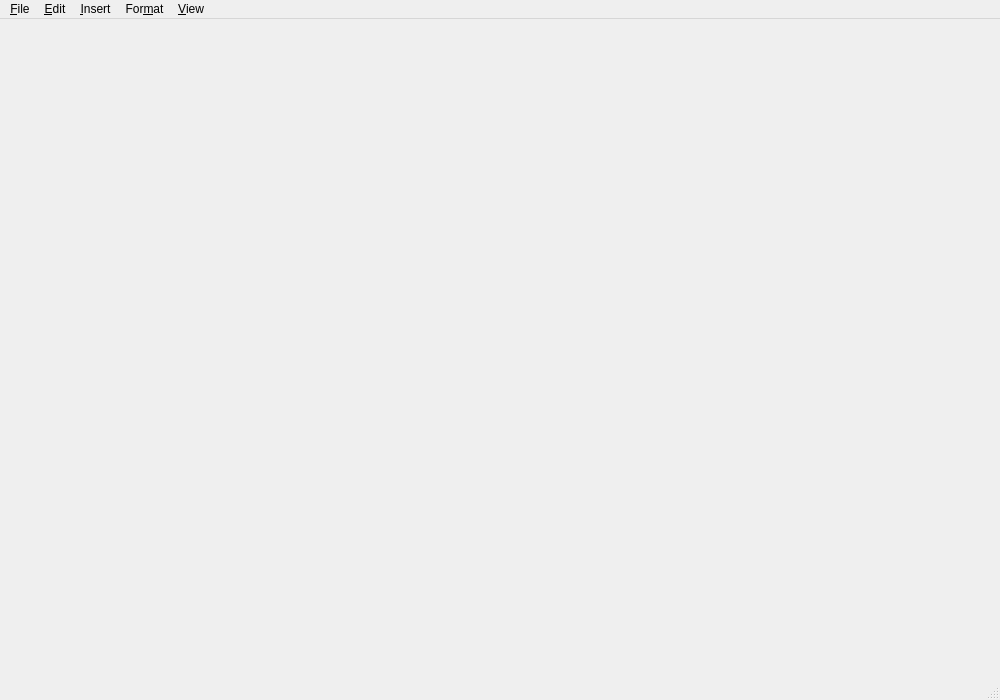
<?xml version="1.0" encoding="UTF-8"?>
<ui version="4.0">
 <class>MainWindow</class>
 
 <widget class="QMainWindow" name="MainWindow">
  <property name="geometry">
   <rect>
    <x>0</x>
    <y>0</y>
    <width>1000</width>
    <height>700</height>
   </rect>
  </property>
  <property name="windowTitle">
   <string>PageEditor</string>
  </property>
  <property name="iconSize">
   <size>
    <width>48</width>
    <height>48</height>
   </size>
  </property>
  <property name="toolButtonStyle">
   <enum>Qt::ToolButtonIconOnly</enum>
  </property>
  
  <widget class="QWidget" name="centralwidget">
   <property name="layoutDirection">
    <enum>Qt::LeftToRight</enum>
   </property>
   <layout class="QVBoxLayout" name="verticalLayout">
    <property name="spacing">
     <number>0</number>
    </property>
    <property name="leftMargin">
     <number>0</number>
    </property>
    <property name="topMargin">
     <number>0</number>
    </property>
    <property name="rightMargin">
     <number>0</number>
    </property>
    <property name="bottomMargin">
     <number>0</number>
    </property>
   </layout>
  </widget>

  <widget class="QMenuBar" name="menubar">
   <property name="geometry">
    <rect>
     <x>0</x>
     <y>0</y>
     <width>1000</width>
     <height>22</height>
    </rect>
   </property>

   <widget class="QMenu" name="menuFile">
    <property name="title">
     <string>&amp;File</string>
    </property>
    <addaction name="actionOpen"/>
    <addaction name="actionSave"/>
    <addaction name="actionExit"/>
    <addaction name="actionPreferences"/>
   </widget>
   
   <widget class="QMenu" name="menuEdit">
    <property name="title">
     <string>&amp;Edit</string>
    </property>
    <addaction name="actionUndo"/>
    <addaction name="actionRedo"/>
    <addaction name="separator"/>
    <addaction name="actionCut"/>
    <addaction name="actionCopy"/>
    <addaction name="actionPaste"/>
    <addaction name="actionSelectAll" />
   </widget>
   
   <widget class="QMenu" name="menuInsert">
    <property name="title">
     <string>&amp;Insert</string>
    </property>
    <addaction name="actionInsertSGFSectionMarker"/>
    <addaction name="actionInsertSpecialCharacter"/>
    <addaction name="separator"/>
    <addaction name="actionInsertBulletedList"/>
    <addaction name="actionInsertNumberedList"/>
   </widget>
   
   <widget class="QMenu" name="menuFormat">
    <property name="title">
     <string>For&amp;mat</string>
    </property>
    
    <widget class="QMenu" name="menuHeadings">
     <property name="title">
      <string>&amp;Heading</string>
     </property>
     <addaction name="actionHeading1"/>
     <addaction name="actionHeading2"/>
     <addaction name="actionHeading3"/>
     <addaction name="actionHeading4"/>
     <addaction name="actionHeading5"/>
     <addaction name="actionHeading6"/>
     <addaction name="actionHeadingNormal"/>
     <addaction name="separator"/>
     <addaction name="actionHeadingPreserveAttributes"/>
    </widget>
    
    <addaction name="menuHeadings"/>
    <addaction name="separator"/>
    <addaction name="actionBold"/>
    <addaction name="actionItalic"/>
    <addaction name="actionUnderline"/>
    <addaction name="actionStrikethrough"/>
    <addaction name="actionSubscript"/>
    <addaction name="actionSuperscript"/>
    <addaction name="separator"/>
    <addaction name="actionAlignLeft"/>
    <addaction name="actionAlignCenter"/>
    <addaction name="actionAlignRight"/>
    <addaction name="actionAlignJustify"/>
    <addaction name="separator"/>
    <addaction name="actionDecreaseIndent"/>
    <addaction name="actionIncreaseIndent"/>
   </widget>
   
   <widget class="QMenu" name="menuView">
    <property name="title">
     <string>&amp;View</string>
    </property>
    <addaction name="actionZoomIn"/>
    <addaction name="actionZoomOut"/>
    <addaction name="actionZoomReset"/>
   </widget>
   
   <addaction name="menuFile"/>
   <addaction name="menuEdit"/>
   <addaction name="menuInsert"/>
   <addaction name="menuFormat"/>
   <addaction name="menuView"/>
  </widget>

  <widget class="QStatusBar" name="statusbar"/>

  <action name="actionSave">
   <property name="icon">
    <iconset resource="./icons/icons.qrc">
     <normaloff>:/icons/document-save_48px.png</normaloff>:/icons/document-save_48px.png</iconset>
   </property>
   <property name="text">
    <string>&amp;Save</string>
   </property>
   <property name="toolTip">
    <string>Save the current book.</string>
   </property>
   <property name="shortcut">
    <string>Ctrl+S</string>
   </property>
  </action>
  
  <action name="actionCut">
   <property name="icon">
    <iconset resource="./icons/icons.qrc">
     <normaloff>:/icons/edit-cut_48px.png</normaloff>:/icons/edit-cut_48px.png</iconset>
   </property>
   <property name="text">
    <string>Cu&amp;t</string>
   </property>
   <property name="toolTip">
    <string>Cuts the selected text from the document and puts it on the clipboard.</string>
   </property>
  </action>
  
  <action name="actionPaste">
   <property name="icon">
    <iconset resource="./icons/icons.qrc">
     <normaloff>:/icons/edit-paste_48px.png</normaloff>:/icons/edit-paste_48px.png</iconset>
   </property>
   <property name="text">
    <string>&amp;Paste</string>
   </property>
   <property name="toolTip">
    <string>Pastes the content from the clipboard into the book.</string>
   </property>
  </action>  
  
  <action name="actionUndo">
   <property name="icon">
    <iconset resource="./icons/icons.qrc">
     <normaloff>:/icons/edit-undo_48px.png</normaloff>:/icons/edit-undo_48px.png</iconset>
   </property>
   <property name="text">
    <string>&amp;Undo</string>
   </property>
   <property name="toolTip">
    <string>Reverts the changes of the previous operation.</string>
   </property>
   <property name="shortcut">
    <string>Ctrl+Z</string>
   </property>
  </action>
  
  <action name="actionRedo">
   <property name="icon">
    <iconset resource="./icons/icons.qrc">
     <normaloff>:/icons/edit-redo_48px.png</normaloff>:/icons/edit-redo_48px.png</iconset>
   </property>
   <property name="text">
    <string>&amp;Redo</string>
   </property>
   <property name="toolTip">
    <string>Restores the changes reverted by the previous Undo action.</string>
   </property>
   <property name="shortcut">
    <string>Ctrl+Y</string>
   </property>
  </action>
  
  <action name="actionCopy">
   <property name="icon">
    <iconset resource="./icons/icons.qrc">
     <normaloff>:/icons/edit-copy_48px.png</normaloff>:/icons/edit-copy_48px.png</iconset>
   </property>
   <property name="text">
    <string>&amp;Copy</string>
   </property>
   <property name="toolTip">
    <string>Copies the selected text and puts it on the clipboard.</string>
   </property>
  </action>

  <action name="actionAlignLeft">
   <property name="checkable">
    <bool>true</bool>
   </property>
   <property name="icon">
    <iconset resource="./icons/icons.qrc">
     <normaloff>:/icons/format-justify-left_48px.png</normaloff>:/icons/format-justify-left_48px.png</iconset>
   </property>
   <property name="text">
    <string>Align &amp;Left</string>
   </property>
   <property name="toolTip">
    <string>Align the paragraph to the left.</string>
   </property>
  </action>
  
  
  <action name="actionAlignRight">
   <property name="checkable">
    <bool>true</bool>
   </property>
   <property name="icon">
    <iconset resource="./icons/icons.qrc">
     <normaloff>:/icons/format-justify-right_48px.png</normaloff>:/icons/format-justify-right_48px.png</iconset>
   </property>
   <property name="text">
    <string>Align &amp;Right</string>
   </property>
   <property name="toolTip">
    <string>Align the paragraph to the right.</string>
   </property>
  </action>
  
  <action name="actionAlignCenter">
   <property name="checkable">
    <bool>true</bool>
   </property>
   <property name="icon">
    <iconset resource="./icons/icons.qrc">
     <normaloff>:/icons/format-justify-center_48px.png</normaloff>:/icons/format-justify-center_48px.png</iconset>
   </property>
   <property name="text">
    <string>&amp;Center</string>
   </property>
   <property name="toolTip">
    <string>Center the paragraph.</string>
   </property>
   <property name="shortcut">
    <string>Ctrl+E</string>
   </property>
  </action>
  
  <action name="actionAlignJustify">
   <property name="checkable">
    <bool>true</bool>
   </property>
   <property name="icon">
    <iconset resource="./icons/icons.qrc">
     <normaloff>:/icons/format-justify-fill_48px.png</normaloff>:/icons/format-justify-fill_48px.png</iconset>
   </property>
   <property name="text">
    <string>&amp;Justify</string>
   </property>
   <property name="toolTip">
    <string>Align the paragraph to both the left and right margins.</string>
   </property>
   <property name="shortcut">
    <string>Ctrl+J</string>
   </property>
  </action>
  
  <action name="actionBold">
   <property name="checkable">
    <bool>true</bool>
   </property>
   <property name="icon">
    <iconset resource="./icons/icons.qrc">
     <normaloff>:/icons/format-text-bold_48px.png</normaloff>:/icons/format-text-bold_48px.png</iconset>
   </property>
   <property name="text">
    <string>&amp;Bold</string>
   </property>
   <property name="toolTip">
    <string>Make the selected text bold.</string>
   </property>
   <property name="shortcut">
    <string>Ctrl+B</string>
   </property>
  </action>
  
  <action name="actionItalic">
   <property name="checkable">
    <bool>true</bool>
   </property>
   <property name="icon">
    <iconset resource="./icons/icons.qrc">
     <normaloff>:/icons/format-text-italic_48px.png</normaloff>:/icons/format-text-italic_48px.png</iconset>
   </property>
   <property name="text">
    <string>&amp;Italic</string>
   </property>
   <property name="toolTip">
    <string>Make the selected text italic.</string>
   </property>
   <property name="shortcut">
    <string>Ctrl+I</string>
   </property>
  </action>

  <action name="actionOpen">
   <property name="icon">
    <iconset resource="./icons/icons.qrc">
     <normaloff>:/icons/document-open_48px.png</normaloff>:/icons/document-open_48px.png</iconset>
   </property>
   <property name="text">
    <string>&amp;Open...</string>
   </property>
   <property name="toolTip">
    <string>Open a book from disk.</string>
   </property>
   <property name="shortcut">
    <string>Ctrl+O</string>
   </property>
  </action>
  
  
  <action name="actionUnderline">
   <property name="checkable">
    <bool>true</bool>
   </property>
   <property name="icon">
    <iconset resource="./icons/icons.qrc">
     <normaloff>:/icons/format-text-underline_48px.png</normaloff>:/icons/format-text-underline_48px.png</iconset>
   </property>
   <property name="text">
    <string>&amp;Underline</string>
   </property>
   <property name="toolTip">
    <string>Underline the selected text.</string>
   </property>
   <property name="shortcut">
    <string>Ctrl+U</string>
   </property>
  </action>

  <action name="actionExit">
   <property name="icon">
    <iconset resource="./icons/icons.qrc">
     <normaloff>:/icons/process-stop_48px.png</normaloff>:/icons/process-stop_48px.png</iconset>
   </property>
   <property name="text">
    <string>&amp;Quit</string>
   </property>
   <property name="toolTip">
    <string>Quit</string>
   </property>
   <property name="shortcut">
    <string>Ctrl+Q</string>
   </property>
  </action>

  <action name="actionInsertSpecialCharacter">
   <property name="icon">
    <iconset resource="./icons/icons.qrc">
     <normaloff>:/icons/insert-special-character_48px.png</normaloff>:/icons/insert-special-character_48px.png</iconset>
   </property>
   <property name="text">
    <string>&amp;Special Character...</string>
   </property>
   <property name="toolTip">
    <string>Select a character to insert into your text.</string>
   </property>
  </action>

  <action name="actionInsertNumberedList">
   <property name="checkable">
    <bool>true</bool>
   </property>
   <property name="icon">
    <iconset resource="./icons/icons.qrc">
     <normaloff>:/icons/insert-numbered-list_48px.png</normaloff>:/icons/insert-numbered-list_48px.png</iconset>
   </property>
   <property name="text">
    <string>&amp;Numbered List</string>
   </property>
   <property name="toolTip">
    <string>Create a numbered list from selection.</string>
   </property>
  </action>

  <action name="actionInsertBulletedList">
   <property name="checkable">
    <bool>true</bool>
   </property>
   <property name="icon">
    <iconset resource="./icons/icons.qrc">
     <normaloff>:/icons/insert-bullet-list_48px.png</normaloff>:/icons/insert-bullet-list_48px.png</iconset>
   </property>
   <property name="text">
    <string>Bulle&amp;ted List</string>
   </property>
   <property name="toolTip">
    <string>Create a bulleted list from selection.</string>
   </property>
   <property name="shortcut">
    <string>Ctrl+Shift+L</string>
   </property>
  </action>

  <action name="actionStrikethrough">
   <property name="checkable">
    <bool>true</bool>
   </property>
   <property name="icon">
    <iconset resource="./icons/icons.qrc">
     <normaloff>:/icons/format-text-strikethrough_48px.png</normaloff>:/icons/format-text-strikethrough_48px.png</iconset>
   </property>
   <property name="text">
    <string>Stri&amp;kethrough</string>
   </property>
   <property name="toolTip">
    <string>Draw a line through the selected text.</string>
   </property>
  </action>

  <action name="actionSubscript">
   <property name="checkable">
    <bool>true</bool>
   </property>
   <property name="icon">
    <iconset resource="./icons/icons.qrc">
     <normaloff>:/icons/format-text-subscript_48px.png</normaloff>:/icons/format-text-subscript_48px.png</iconset>
   </property>
   <property name="text">
    <string>&amp;Subscript</string>
   </property>
   <property name="toolTip">
    <string>Set the selected text slightly smaller and below the normal line.</string>
   </property>
  </action>

  <action name="actionSuperscript">
   <property name="checkable">
    <bool>true</bool>
   </property>
   <property name="icon">
    <iconset resource="./icons/icons.qrc">
     <normaloff>:/icons/format-text-superscript_48px.png</normaloff>:/icons/format-text-superscript_48px.png</iconset>
   </property>
   <property name="text">
    <string>Su&amp;perscript</string>
   </property>
   <property name="toolTip">
    <string>Set the selected text slightly smaller and above the normal line.</string>
   </property>
  </action>


  <action name="actionZoomIn">
   <property name="icon">
    <iconset resource="./icons/icons.qrc">
     <normaloff>:/icons/list-add_48px.png</normaloff>:/icons/list-add_48px.png</iconset>
   </property>
   <property name="text">
    <string>Zoom &amp;In</string>
   </property>
   <property name="toolTip">
    <string>Zoom In</string>
   </property>
   <property name="shortcut">
    <string>Ctrl+=</string>
   </property>
  </action>
  
  
  <action name="actionZoomOut">
   <property name="icon">
    <iconset resource="./icons/icons.qrc">
     <normaloff>:/icons/list-remove_48px.png</normaloff>:/icons/list-remove_48px.png</iconset>
   </property>
   <property name="text">
    <string>Zoom &amp;Out</string>
   </property>
   <property name="toolTip">
    <string>Zoom Out</string>
   </property>
   <property name="shortcut">
    <string>Ctrl+-</string>
   </property>
  </action>


  <action name="actionIncreaseIndent">
   <property name="icon">
    <iconset resource="./icons/icons.qrc">
     <normaloff>:/icons/format-indent-more_48px.png</normaloff>:/icons/format-indent-more_48px.png</iconset>
   </property>
   <property name="text">
    <string>Incre&amp;ase Indent</string>
   </property>
   <property name="toolTip">
    <string>Increase the indent level of the paragraph.</string>
   </property>
   <property name="shortcut">
    <string>Ctrl+Alt+M</string>
   </property>
  </action>

  <action name="actionDecreaseIndent">
   <property name="icon">
    <iconset resource="./icons/icons.qrc">
     <normaloff>:/icons/format-indent-less_48px.png</normaloff>:/icons/format-indent-less_48px.png</iconset>
   </property>
   <property name="text">
    <string>&amp;Decrease Indent</string>
   </property>
   <property name="toolTip">
    <string>Decrease the indent level of the paragraph.</string>
   </property>
   <property name="shortcut">
    <string>Ctrl+Shift+M</string>
   </property>
  </action>

  <action name="actionInsertSGFSectionMarker">
   <property name="text">
    <string>Split &amp;Marker</string>
   </property>
   <property name="toolTip">
    <string>Insert Sigil split file marker</string>
   </property>
   <property name="shortcut">
    <string>Ctrl+Shift+Return</string>
   </property>
  </action>

  <action name="actionPreferences">
   <property name="text">
    <string>&amp;Preferences...</string>
   </property>
   <property name="shortcut">
    <string>F5</string>
   </property>
  </action>
  
  <action name="actionZoomReset">
   <property name="text">
    <string>&amp;Zoom Reset</string>
   </property>
   <property name="toolTip">
    <string>Zoom Reset</string>
   </property>
   <property name="shortcut">
    <string>Ctrl+0</string>
   </property>
  </action>
    
  <action name="actionHeading1">
   <property name="checkable">
    <bool>true</bool>
   </property>
   <property name="icon">
    <iconset resource="./icons/icons.qrc">
     <normaloff>:/icons/heading-1_48px.png</normaloff>:/icons/heading-1_43px.png</iconset>
   </property>
   <property name="text">
    <string>Heading &amp;1</string>
   </property>
   <property name="toolTip">
    <string>Format paragraph as a level 1 heading.</string>
   </property>
   <property name="shortcut">
    <string>Ctrl+1</string>
   </property>
  </action>

  <action name="actionHeading2">
   <property name="checkable">
    <bool>true</bool>
   </property>
   <property name="icon">
    <iconset resource="./icons/icons.qrc">
     <normaloff>:/icons/heading-2_48px.png</normaloff>:/icons/heading-2_48px.png</iconset>
   </property>
   <property name="text">
    <string>Heading &amp;2</string>
   </property>
   <property name="toolTip">
    <string>Format paragraph as a level 2 heading.</string>
   </property>
   <property name="shortcut">
    <string>Ctrl+2</string>
   </property>
  </action>

  <action name="actionHeading3">
   <property name="checkable">
    <bool>true</bool>
   </property>
   <property name="icon">
    <iconset resource="./icons/icons.qrc">
     <normaloff>:/icons/heading-3_48px.png</normaloff>:/icons/heading-3_48px.png</iconset>
   </property>
   <property name="text">
    <string>Heading &amp;3</string>
   </property>
   <property name="toolTip">
    <string>Format paragraph as a level 3 heading.</string>
   </property>
   <property name="shortcut">
    <string>Ctrl+3</string>
   </property>
  </action>
  
  
  <action name="actionHeading4">
   <property name="checkable">
    <bool>true</bool>
   </property>
   <property name="icon">
    <iconset resource="./icons/icons.qrc">
     <normaloff>:/icons/heading-4_48px.png</normaloff>:/icons/heading-4_48px.png</iconset>
   </property>
   <property name="text">
    <string>Heading &amp;4</string>
   </property>
   <property name="toolTip">
    <string>Format paragraph as a level 4 heading.</string>
   </property>
   <property name="shortcut">
    <string>Ctrl+4</string>
   </property>
  </action>

  <action name="actionHeading5">
   <property name="checkable">
    <bool>true</bool>
   </property>
   <property name="icon">
    <iconset resource="./icons/icons.qrc">
     <normaloff>:/icons/heading-5_48px.png</normaloff>:/icons/heading-5_48px.png</iconset>
   </property>
   <property name="text">
    <string>Heading &amp;5</string>
   </property>
   <property name="toolTip">
    <string>Format paragraph as a level 5 heading.</string>
   </property>
   <property name="shortcut">
    <string>Ctrl+5</string>
   </property>
  </action>
  
  <action name="actionHeading6">
   <property name="checkable">
    <bool>true</bool>
   </property>
   <property name="icon">
    <iconset resource="./icons/icons.qrc">
     <normaloff>:/icons/heading-6_48px.png</normaloff>:/icons/heading-6_48px.png</iconset>
   </property>
   <property name="text">
    <string>Heading &amp;6</string>
   </property>
   <property name="toolTip">
    <string>Format paragraph as a level 6 heading.</string>
   </property>
   <property name="shortcut">
    <string>Ctrl+6</string>
   </property>
  </action>


  <action name="actionHeadingNormal">
   <property name="checkable">
    <bool>true</bool>
   </property>
   <property name="icon">
    <iconset resource="./icons/icons.qrc">
     <normaloff>:/icons/heading-normal_48px.png</normaloff>:/icons/heading-normal_48px.png</iconset>
   </property>
   <property name="text">
    <string>&amp;Normal</string>
   </property>
   <property name="toolTip">
    <string>ormat paragraph as a normal paragraph.</string>
   </property>
   <property name="shortcut">
    <string>Ctrl+7</string>
   </property>
  </action>


  <action name="actionHeadingPreserveAttributes">
   <property name="checkable">
    <bool>true</bool>
   </property>
   <property name="text">
    <string>&amp;Preserve Existing Attributes</string>
   </property>
   <property name="toolTip">
    <string>When applying this style, preserve any existing attributes on the tag</string>
   </property>
  </action>

  <action name="actionSelectAll">
   <property name="icon">
    <iconset resource="./icons/icons.qrc">
     <normaloff>:/icons/edit-select-all_48px.png</normaloff>:/icons/edit-select-all_48px.png</iconset>
   </property>
   <property name="text">
    <string>&amp;SelectAll</string>
   </property>
   <property name="toolTip">
    <string>Select all text in the document.</string>
   </property>
   <property name="shortcut">
    <string>Ctrl+A</string>
   </property>
  </action>


 </widget>
 <resources>
  <include location="./icons/icons.qrc"/>
 </resources>
 <connections/>
</ui>
